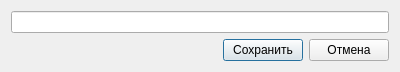
<?xml version="1.0" encoding="UTF-8"?>
<ui version="4.0">
 <class>addDialog</class>
 <widget class="QDialog" name="addDialog">
  <property name="geometry">
   <rect>
    <x>0</x>
    <y>0</y>
    <width>400</width>
    <height>72</height>
   </rect>
  </property>
  <property name="windowTitle">
   <string>Введите данные</string>
  </property>
  <layout class="QVBoxLayout" name="vLayout_add">
   <item>
    <widget class="QLineEdit" name="le_data"/>
   </item>
   <item>
    <layout class="QHBoxLayout" name="hLayout_add">
     <item>
      <spacer name="horizontalSpacer">
       <property name="orientation">
        <enum>Qt::Horizontal</enum>
       </property>
       <property name="sizeHint" stdset="0">
        <size>
         <width>198</width>
         <height>20</height>
        </size>
       </property>
      </spacer>
     </item>
     <item>
      <widget class="QPushButton" name="btn_save">
       <property name="text">
        <string>Сохранить</string>
       </property>
      </widget>
     </item>
     <item>
      <widget class="QPushButton" name="btn_Cancel">
       <property name="text">
        <string>Отмена</string>
       </property>
      </widget>
     </item>
    </layout>
   </item>
  </layout>
 </widget>
 <resources/>
 <connections/>
</ui>
